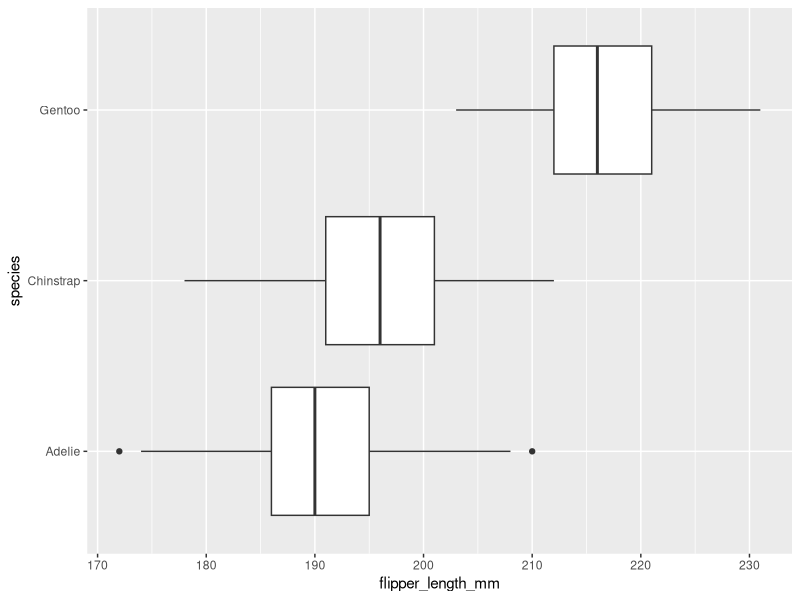
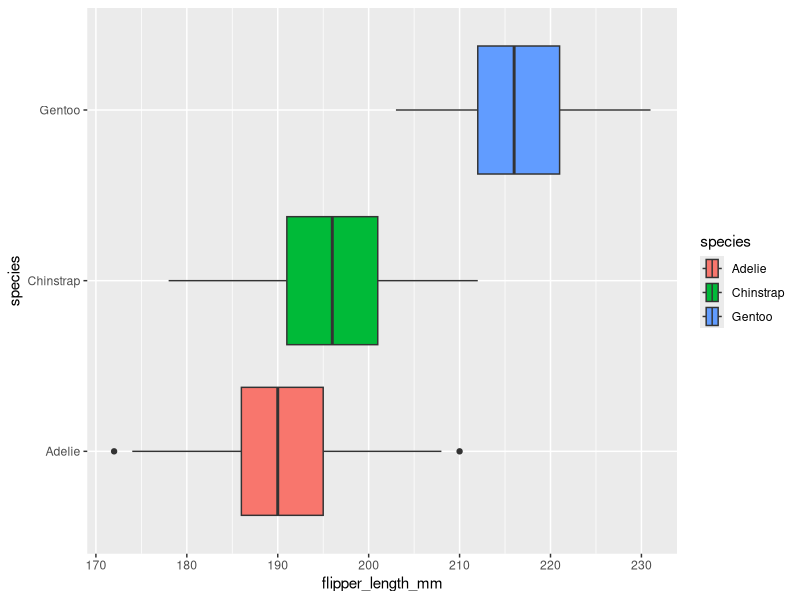
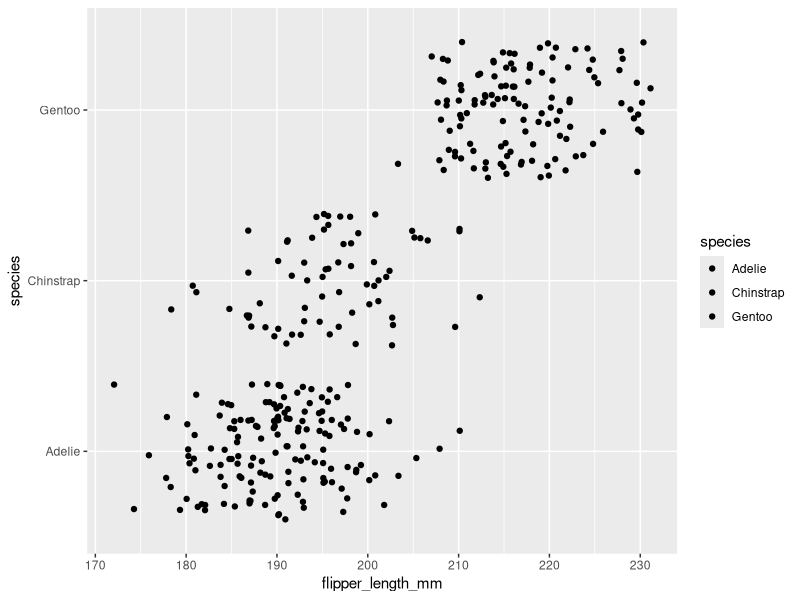
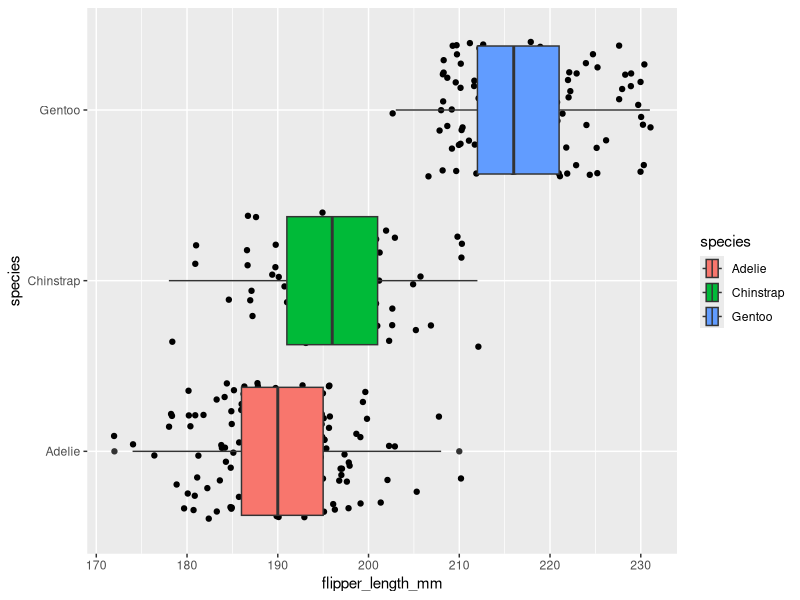
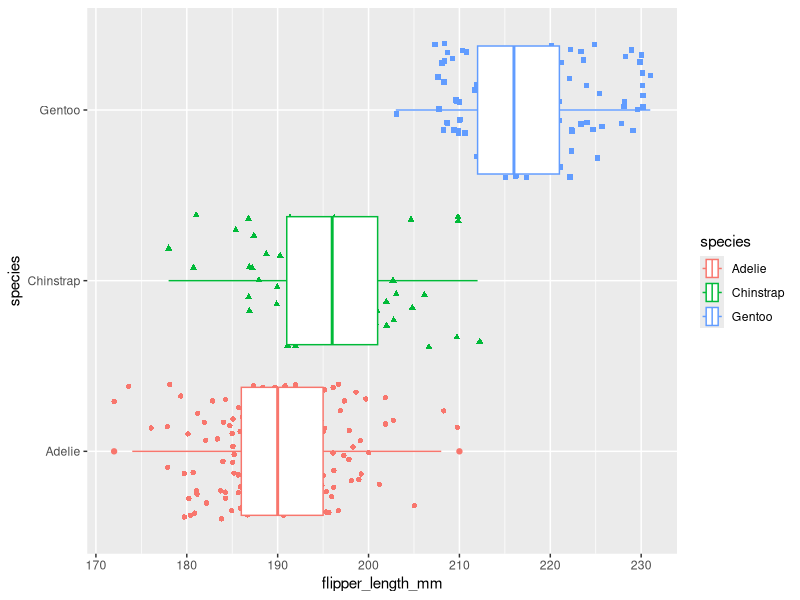
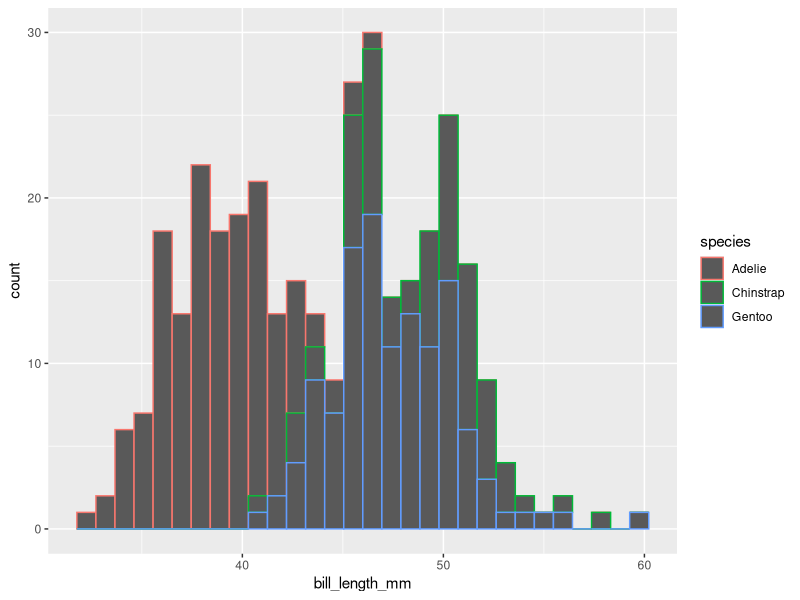
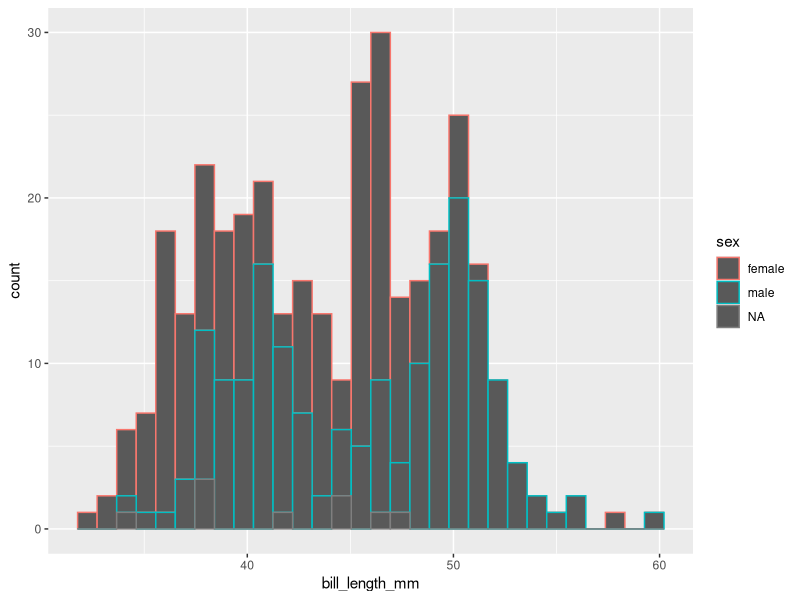

Generate these figures, in order, with R: (Note: this script raises an error after producing the figures.)
## ---- chunk 1
knitr::opts_chunk$set(error = TRUE)
## ---- chunk 2
library(palmerpenguins)
penguins
## ---- chunk 3
library(ggplot2)
## ---- chunk 4
ggplot(data = penguins, mapping = aes(x = flipper_length_mm, y = species)) +
  geom_boxplot()
## ---- chunk 5
ggplot(data = penguins, mapping = aes(x = flipper_length_mm, y = species, fill = species)) +
  geom_boxplot()
## ---- chunk 6
ggplot(data = penguins, mapping = aes(x = flipper_length_mm, y = species, fill = species)) +
  geom_jitter()
## ---- chunk 7
ggplot(data = penguins, mapping = aes(x = flipper_length_mm, y = species, fill = species)) +
  geom_jitter() +
  geom_boxplot() 
## ---- chunk 8
ggplot(data = penguins, mapping = aes(x = flipper_length_mm, y = species, color = species)) +
  geom_jitter(mapping=aes(shape = species))  +
  geom_boxplot()
## ---- chunk 9
ggplot(data = penguins, mapping = aes(x = bill_length_mm, color=species)) +
  geom_histogram()
## ---- chunk 10
ggplot(data = penguins, mapping = aes(x = bill_length_mm, color=sex)) +
  geom_histogram()
## ---- chunk 11
ggplot(data = penguins, mapping = aes(x = bill_length_mm)) +
  geom_histogram(color=islands)
## ---- chunk 12
ggplot(data = penguins, mapping = aes(y = flipper_length_mm, x=body_mass_g)) +
  geom_point()
## ---- chunk 13
ggplot(data = penguins, mapping = aes(y = flipper_length_mm, x=body_mass_g, color=species, shape=species)) +
  geom_point()
## ---- chunk 14
